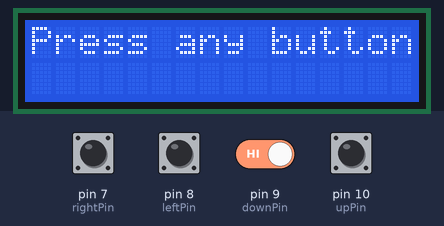
This sketch was run on a simulated Arduino Uno, built with avr-gcc and run on an emulated ATmega328P. On the bench: 16×2 character LCD. Inputs (shaded band) come from the test bench; at power-on: pin 7 (rightPin), pin 8 (leftPin), pin 9 (downPin), pin 10 (upPin) HIGH. Random numbers use the default seed unless the sketch sets one.

Above: at 1.2 s.
1.3 s: pin 7 (rightPin) pulled LOW for 0.15 s
At 2.0 s:
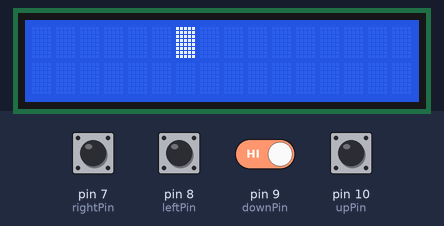
3.0 s: pin 7 (rightPin) driven LOW and pin 9 (downPin) driven LOW
At 5.9 s:
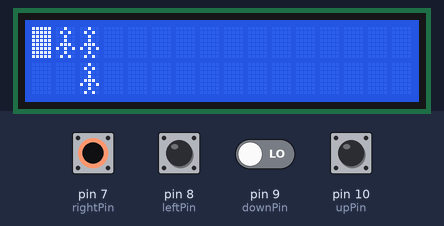
6.0 s: pin 7 (rightPin) driven HIGH
9.0 s: pin 8 (leftPin) pulled LOW for 0.15 s
At 10.3 s:
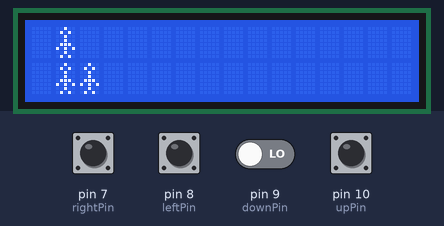
12.1 s: pin 8 (leftPin) pulled LOW for 1 s
At 12.8 s:
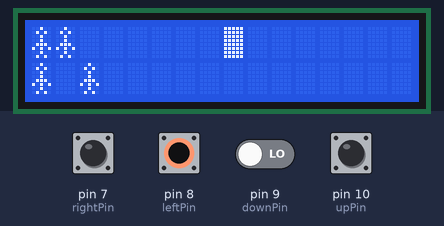
16.3 s: pin 7 (rightPin) driven LOW
At 24.1 s:
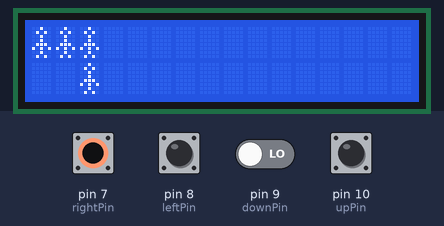

The sketch:

IT225ArduinoProject.ino
```cpp
#include <LiquidCrystal.h>

// initialize the library by associating any needed LCD interface pin
// with the arduino pin number it is connected to
const int rs = 12, en = 11, d4 = 5, d5 = 4, d6 = 3, d7 = 2;
LiquidCrystal lcd(rs, en, d4, d5, d6, d7);

int upPin = 10;
int downPin = 9;
int leftPin = 8;
int rightPin = 7;

int goRight = digitalRead(rightPin);
int goLeft = digitalRead(leftPin);
int goUp = digitalRead(upPin);
int goDown = digitalRead(downPin);

int vert = 0;
int horz = 0;

int oldVert = 0;
int oldHorz = 1;


byte player[8] =
{
  0b00100,
  0b01010,
  0b00100,
  0b00100,
  0b01110,
  0b10101,
  0b00100,
  0b01010
};

byte block[8]
{
  0b11111,
  0b11111,
  0b11111,
  0b11111,
  0b11111,
  0b11111,
  0b11111,
  0b11111,
};

bool blockT = false;

int blockHorz = 0;
int blockVert = 0;

int bOldHorz = 0;
int bOldVer = 0;

int block2Horz = 0;
int block2Ver = 0;

int block3Horz = 0;
int block3Ver = 0;

int block4Horz = 0;
int block4Ver = 0;

int block5Horz = 0;
int block5Ver = 0;

int block6Horz = 0;
int block6Ver = 0;

//delay before blocks are created, how long they will blink for
 int blockDelay = 100;
 int blockTimer = 1000;
int blink = 3;

bool isPlaying = false;
bool didStart = false;
bool first = false;
bool blinking = true;

//tried to make it so if block was on player it would blink between block and player model, for some reason really messed up the game
void blocks(char block)
{
  delay (blockTimer);
 if (goLeft == HIGH || goRight == HIGH || goUp == HIGH || goDown == HIGH)
  {
    blinking = true;
    blockT = false;
   blockHorz = random(0,15);
blockVert = random(0,2);


  for (int i = 0; i < blink + 1; i++)
{
  delay(500);
lcd.setCursor(blockHorz, blockVert);
lcd.write(byte(1));
delay(500);
lcd.setCursor(blockHorz, blockVert);
lcd.print(" ");
i++;
}
blinking = false;
blockT = true;
lcd.setCursor(blockHorz, blockVert);
lcd.write(byte(1));


//block 2
if (blockTimer <= 800)
{

block2Horz = random(0,15);
block2Ver = random(0,2);

if ((blockHorz == block2Horz && blockVert == block2Ver) || (blockHorz == block3Horz && blockVert == block3Ver)||
(blockHorz == block4Horz && blockVert == block4Ver) || (blockHorz == block5Horz && blockVert == block5Ver))
{
  block2Horz = random(0,15);
block2Ver = random(0,2);
}
blinking = true;
blockT = false;
// if (block2Horz != horz && block2Ver != vert)
// {
for (int i = 0; i < blink + 1; i++)
{
  delay(500);
lcd.setCursor(block2Horz, block2Ver);
lcd.write(byte(1));
delay(500);
lcd.setCursor(block2Horz, block2Ver);
lcd.print(" ");
i++;
}
blinking = false;
blockT = true;
lcd.setCursor(block2Horz, block2Ver);
lcd.write(byte(1));
}


//block 3 always on last player position


if (blockTimer <= 650)
{
  block3Horz = horz;
  block3Ver = vert;

if ((block3Horz == blockHorz && block3Ver == blockVert) || (block3Horz == block2Horz && block3Ver == block2Ver)||
(block3Horz == block4Horz && block3Ver == block4Ver) || (block3Horz == block5Horz && block3Ver == block5Ver))
{
  block3Horz = random(0,15);
block3Ver = random(0,2);
}

blinking = true;
blockT = false;

for (int i = 0; i < blink + 1; i++)
{
  delay(500);
lcd.setCursor(block3Horz, block3Ver);
lcd.write(byte(1));
delay(500);
lcd.setCursor(block3Horz, block3Ver);
lcd.write(byte(0));
i++;
}
blinking = false;
blockT = true;
lcd.setCursor(block3Horz, block3Ver);
lcd.write(byte(1));
}


//block4
if (blockTimer <= 500)
{
  block4Horz = random(0,15);
  block4Ver = vert;

if ((block4Horz == blockHorz && block4Ver == blockVert) || (block4Horz == block2Horz && block4Ver == block2Ver)||
(block4Horz == block3Horz && block4Ver == block3Ver) || (block4Horz == block5Horz && block4Ver == block5Ver))
{
  block4Horz = random(0,15);
block4Ver = random(0,2);
}
blinking = true;
blockT = false;

  for (int i = 0; i < blink + 1; i++)
{
  delay(500);
lcd.setCursor(block4Horz, block4Ver);
lcd.write(byte(1));
delay(500);
lcd.setCursor(block4Horz, block4Ver);
lcd.print(" ");
i++;
}
blinking = false;
blockT = true;
lcd.setCursor(block4Horz, block4Ver);
lcd.write(byte(1));
}


//block 5
if (blockTimer <= 400)
{
  block5Horz = horz;
  block5Ver = random(0,2);

if ((block5Horz == blockHorz && block5Ver == blockVert) || (block5Horz == block2Horz && block5Ver == block2Ver)||
(block5Horz == block3Horz && block5Ver == block3Ver) || (block5Horz == block4Horz && block5Ver == block4Ver))
{
  block5Horz = random(0,15);
block5Ver = random(0,2);
}

blinking = true;
blockT = false;
  for (int i = 0; i < blink + 1; i++)
{
  delay(500);
lcd.setCursor(block5Horz, block5Ver);
lcd.write(byte(1));
delay(500);
lcd.setCursor(block5Horz, block5Ver);
lcd.print(" ");
i++;
}
blinking = false;
blockT = true;
lcd.setCursor(block5Horz, block5Ver);
lcd.write(byte(1));
}


  }
  else
  {
      lcd.setCursor(blockHorz, blockVert);
    lcd.write(byte(1));
    playerMove();
  }
}


//Try to make it so player can move away from block especially with block 3 being on player
//seems like it works
void blockClear()
{
delay(500);
lcd.setCursor(blockHorz, blockVert);
lcd.print(" ");
lcd.setCursor(block2Horz, block2Ver);
lcd.print(" ");
lcd.setCursor(block3Horz, block3Ver);
lcd.print(" ");
lcd.setCursor(block4Horz, block4Ver);
lcd.print(" ");
lcd.setCursor(block5Horz, block5Ver);
lcd.print(" ");
blockT = false;
}


void playerMove()
{


goRight = digitalRead(rightPin);
goLeft = digitalRead(leftPin);
goUp = digitalRead(upPin);
goDown = digitalRead(downPin);

if (goRight == LOW)
{

  lcd.setCursor(oldHorz,oldVert);
  lcd.print(" ");
  if (horz + 1 > 15)
  {
    horz = 0;
  lcd.setCursor(0,vert);
   lcd.write(byte(0));
  }
  else
  {
   horz = horz + 1;
   lcd.setCursor(horz,vert);
   lcd.write(byte(0));
  }
}

 if (goLeft == LOW)
{

  lcd.setCursor(oldHorz,oldVert);
  lcd.print(" ");

  if (horz == 0)
  {
    horz = 15;
  lcd.setCursor(15,vert);
   lcd.write(byte(0));
  }

  else
  {
   horz = horz - 1;
   lcd.setCursor(horz,vert);
   lcd.write(byte(0));
  }
}

 if (goUp == LOW)
{

  lcd.setCursor(oldHorz,oldVert);
  lcd.print(" ");
  if (vert == 1)
  {
    vert = 0;
  lcd.setCursor(horz,0);
   lcd.write(byte(0));
  }
  else
  {
   vert = 1;
   lcd.setCursor(horz,vert);
   lcd.write(byte(0));
  }
}

 if (goDown == LOW)
{

  lcd.setCursor(oldHorz,oldVert);
  lcd.print(" ");
  if (vert == 0)
  {
    vert = 1;
  lcd.setCursor(horz,1);
   lcd.write(byte(0));
  }
  else
  {
   vert = 0;
   lcd.setCursor(horz,vert);
   lcd.write(byte(0));
  }
}

oldHorz = horz;
oldVert = vert;
}


void start()
{
  if ( digitalRead(rightPin) == LOW ||  digitalRead(leftPin) == LOW || digitalRead(upPin) == LOW || digitalRead(downPin) == LOW && didStart == false)
  {
    lcd.setCursor(0,0);
  lcd.print("                     ");
  isPlaying = true;
     didStart = true;


 for (int i = 0; i < 16; i++)
 {
   for(int j = 0; j < 2; j++)
   {
    delay(50);
     lcd.setCursor(i, j);;
     lcd.write(byte(1));
     lcd.setCursor(bOldHorz, bOldVer);
     lcd.print(" ");
     bOldHorz = i;
     bOldVer = j;
   }
 }

 lcd.setCursor(15, 1);
     lcd.print(" ");


 for (int i = 0; i < 16; i++)
 {
   for(int j = 0; j < 2; j++)
   {
    delay(50);
     lcd.setCursor(i, j);;
     lcd.write(byte(0));
     lcd.setCursor(oldHorz, oldVert);
     lcd.print(" ");
     oldHorz = i;
     oldVert = j;
   }

 }

 lcd.setCursor(15, 1);
     lcd.print(" ");


  }

else
  lcd.setCursor(0,0);
  lcd.write("Press any button");

}


void setup() {
  // put your setup code here, to run once:
//initialize LCD for # of rows/columns
lcd.begin(16,2);
lcd.createChar(0, player);
lcd.createChar(1, block);
lcd.setCursor(horz,vert);
lcd.write(byte(0));


pinMode(upPin, INPUT_PULLUP);
pinMode(downPin, INPUT_PULLUP);
pinMode(leftPin, INPUT_PULLUP);
pinMode(rightPin, INPUT_PULLUP);


}


void loop() {
  // put your main code here, to run repeatedly:


start();
//weird issue where can't get player model to be written until player moves
  while (isPlaying && didStart)
  {

  // if (first = false)
  //   {
  //   lcd.setCursor(horz, vert);
  //   lcd.write(byte(0));
  //   first = true;
  //   }
//delay (blockTimer);

if (goLeft == HIGH || goRight == HIGH || goUp == HIGH || goDown == HIGH )
{
  lcd.setCursor(horz, vert);
  lcd.write(byte(0));
  first = false;
}


blocks(byte(1));

playerMove();


 if(horz == blockHorz && vert == blockVert && blinking == false && blockT == true)
 {

   isPlaying = false;
   didStart = false;
   first = false;
   blink = 3;
  blockTimer = 1000;
    horz = 0;
   vert = 0;

   //trying to remove lingering hitboxes:
   int blockHorz = 100;
int blockVert = 100;

int block2Horz = 100;
int block2Ver = 100;

int block3Horz = 100;
int block3Ver = 100;

int block4Horz = 100;
int block4Ver = 100;

int block5Horz = 100;
int block5Ver = 100;
 }


else if(horz == block2Horz && vert == block2Ver && blinking == false && blockT == true)
 {

   isPlaying = false;
   didStart = false;
   first = false;
   blink = 3;
  blockTimer = 1000;


horz = 0;
vert = 0;
   //trying to remove lingering hitboxes:
    blockHorz = 100;
 blockVert = 100;

 block2Horz = 100;
 block2Ver = 100;

 block3Horz = 100;
 block3Ver = 100;

 block4Horz = 100;
 block4Ver = 100;

 block5Horz = 100;
 block5Ver = 100;
 }


else if (horz == block3Horz && vert == block3Ver && blinking == false&& blockT == true)
{
isPlaying = false;
   didStart = false;
   first = false;
   blink = 3;
   blockTimer = 1000;


   horz = 0;
vert = 0;
   //trying to remove lingering hitboxes:
    blockHorz = 100;
 blockVert = 100;

 block2Horz = 100;
 block2Ver = 100;

 block3Horz = 100;
 block3Ver = 100;

 block4Horz = 100;
 block4Ver = 100;

 block5Horz = 100;
 block5Ver = 100;
}

else if (horz == block4Horz && vert == block4Ver && blinking == false&& blockT == true)
{
  isPlaying = false;
   didStart = false;
   first = false;
   blink = 3;
   blockTimer = 1000;


  horz = 0;
vert = 0;
   //trying to remove lingering hitboxes:
    blockHorz = 100;
 blockVert = 100;

 block2Horz = 100;
 block2Ver = 100;

 block3Horz = 100;
 block3Ver = 100;

 block4Horz = 100;
 block4Ver = 100;

 block5Horz = 100;
 block5Ver = 100;
}

else if (horz == block5Horz && vert == block5Ver && blinking == false && blockT == true)
{
  isPlaying = false;
   didStart = false;
   first = false;
   blink = 3;
   blockTimer = 1000;

   horz = 0;
   vert = 0;
   //trying to remove lingering hitboxes:
    blockHorz = 100;
 blockVert = 100;

 block2Horz = 100;
 block2Ver = 100;

 block3Horz = 100;
 block3Ver = 100;

 block4Horz = 100;
 block4Ver = 100;

 block5Horz = 100;
 block5Ver = 100;
}

blockClear();


if (blockTimer >= 300)
{
  blockTimer = blockTimer - 25;
}

}
}
```

Measured:
- after the input at 1.3 s, the display: first changes at once (image 1 shows a later state)
- what the display in image 3 shows lasts 1.5 s, from 9.5 s to 11.0 s
- what the display in image 4 shows lasts 0.5 s, from 12.5 s to 13.0 s
